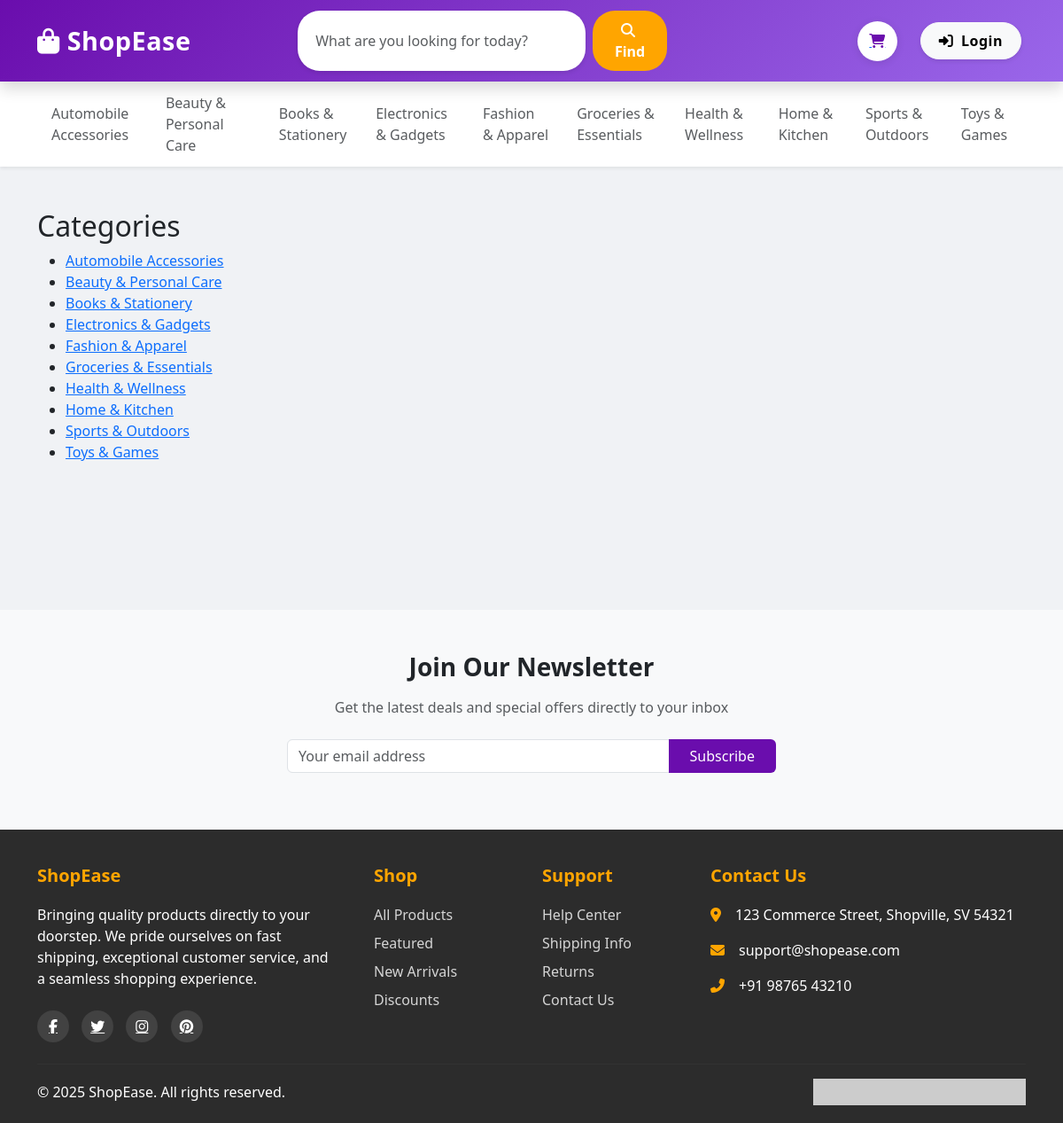
Page /categories/ on the committed database.
### product/models.py (models this page shows, shortened)
class Category(models.Model):
    name = models.CharField(max_length=100)
    description = models.TextField(blank=True)
    image = models.ImageField(upload_to='categories/',blank=True, null=True)
    class Meta:
        verbose_name_plural = "Categories"
        ordering = ['name']

### product/views.py (the view)
# urls.py: path('categories/', views.CategoryListView.as_view(), name='all_categories'),
class CategoryListView(ListView):
    model = Category
    template_name = 'category/all_categories.html'
    context_object_name = 'categories'

### product/templates/category/all_categories.html (shortened to what this page needs)
{% extends "base.html" %}
{% block content %}
<h2>Categories</h2>
<ul>
  {% for category in categories %}
    <li>
      <a href="{% url 'category_detail' category.id %}">{{ category.name }}</a>
    </li>
  {% endfor %}
</ul>
{% endblock %}

### product/templates/base.html (shortened to what this page needs)
{% load static %}
<!DOCTYPE html>
<html lang="en">
<head>
  <link href="https://cdn.jsdelivr.net/npm/bootstrap@5.3.2/dist/css/bootstrap.min.css" rel="stylesheet">
  <link rel="stylesheet" href="https://cdnjs.cloudflare.com/ajax/libs/font-awesome/6.4.2/css/all.min.css">
</head>
<body>
  <nav class="navbar navbar-expand-lg navbar-dark shadow sticky-top">
    <div class="container">
      <a class="navbar-brand" href="{% url 'home' %}">
        <i class="fas fa-shopping-bag me-2"></i>ShopEase
      </a>
      <div class="collapse navbar-collapse" id="navbarNav">
        <form class="d-flex mx-auto" style="width: 45%;">
          <input class="form-control search-box me-2" type="search" placeholder="What are you looking for today?" aria-label="Search">
          <button class="btn search-btn" type="submit">
            <i class="fas fa-search me-1"></i> Find
          </button>
        </form>
        <ul class="navbar-nav ms-auto align-items-center">
          <li class="nav-item">
            <a href="{% url 'listcart' %}" class="cart-btn position-relative">
              <i class="fa-solid fa-cart-shopping" style="color: var(--primary-color);"></i>
            </a>
          </li>
          {% if user.is_authenticated %}
            <li class="nav-item dropdown">
              <a class="nav-link dropdown-toggle text-white" href="#" role="button" data-bs-toggle="dropdown">
                <i class="fas fa-user-circle me-1"></i> My Account
              </a>
              <ul class="dropdown-menu dropdown-menu-end shadow">
                <li><a class="dropdown-item" href="#"><i class="fas fa-user me-2"></i>Profile</a></li>
                <li><a class="dropdown-item" href="#"><i class="fas fa-history me-2"></i>Orders</a></li>
                <li><hr class="dropdown-divider"></li>
                <li><a class="dropdown-item text-danger" href="{% url 'logout' %}"><i class="fas fa-sign-out-alt me-2"></i>Logout</a></li>
              </ul>
            </li>
          {% else %}
            <li class="nav-item">
              <a href="{% url 'login' %}" class="btn auth-btn btn-light ms-3">
                <i class="fas fa-sign-in-alt me-1"></i> Login
              </a>
            </li>
          {% endif %}
        </ul>
      </div>
    </div>
  </nav>
  <div class="bg-white shadow-sm py-2">
    <div class="container">
      <div class="d-flex justify-content-between align-items-center overflow-auto">
        {% for category in categories %}
        <a href="{% url 'category_detail' category.id %}" class="text-decoration-none px-3 py-1 text-muted">{{ category.name }}</a>
        {% endfor %}
      </div>
    </div>
  </div>
  <div class="content-wrapper">
    <main class="container py-5">
      {% block content %}{% endblock %}
    </main>
  </div>
  <section class="py-5 bg-light">
    <div class="container">
      <div class="row justify-content-center">
        <div class="col-md-8 text-center">
          <h3 class="mb-3 fw-bold">Join Our Newsletter</h3>
          <p class="text-muted mb-4">Get the latest deals and special offers directly to your inbox</p>
          <div class="input-group mb-3 w-75 mx-auto">
            <input type="email" class="form-control" placeholder="Your email address" aria-label="Email address">
            <button class="btn btn-primary px-4" type="button" style="background-color: var(--primary-color); border: none;">Subscribe</button>
          </div>
        </div>
      </div>
    </div>
  </section>
  <footer>
    <div class="container">
      <div class="row g-4">
        <div class="col-lg-4 col-md-6">
          <h5 class="footer-heading">ShopEase</h5>
          <p class="mb-4 pe-3">Bringing quality products directly to your doorstep. We pride ourselves on fast shipping, exceptional customer service, and a seamless shopping experience.</p>
          <div class="social-icons">
            <a href="#"><i class="fab fa-facebook-f"></i></a>
            <a href="#"><i class="fab fa-twitter"></i></a>
            <a href="#"><i class="fab fa-instagram"></i></a>
            <a href="#"><i class="fab fa-pinterest"></i></a>
          </div>
        </div>
        <div class="col-lg-2 col-md-6">
          <h5 class="footer-heading">Shop</h5>
          <ul class="list-unstyled">
            <li><a href="#" class="footer-link">All Products</a></li>
            <li><a href="#" class="footer-link">Featured</a></li>
            <li><a href="#" class="footer-link">New Arrivals</a></li>
            <li><a href="#" class="footer-link">Discounts</a></li>
          </ul>
        </div>
        <div class="col-lg-2 col-md-6">
          <h5 class="footer-heading">Support</h5>
          <ul class="list-unstyled">
            <li><a href="#" class="footer-link">Help Center</a></li>
            <li><a href="#" class="footer-link">Shipping Info</a></li>
            <li><a href="#" class="footer-link">Returns</a></li>
            <li><a href="#" class="footer-link">Contact Us</a></li>
          </ul>
        </div>
        <div class="col-lg-4 col-md-6">
          <h5 class="footer-heading">Contact Us</h5>
          <ul class="list-unstyled">
            <li class="d-flex mb-3">
              <i class="fas fa-map-marker-alt me-3 mt-1" style="color: var(--accent-color);"></i>
              <span>123 Commerce Street, Shopville, SV 54321</span>
            </li>
            <li class="d-flex mb-3">
              <i class="fas fa-envelope me-3 mt-1" style="color: var(--accent-color);"></i>
              <span>support@shopease.com</span>
            </li>
            <li class="d-flex mb-3">
              <i class="fas fa-phone-alt me-3 mt-1" style="color: var(--accent-color);"></i>
              <span>+91 98765 43210</span>
            </li>
          </ul>
        </div>
      </div>
      <hr class="mt-4 mb-3" style="border-color: rgba(255,255,255,0.1);">
      <div class="row align-items-center">
        <div class="col-md-6 text-center text-md-start">
          <p class="mb-md-0">&copy; 2025 ShopEase. All rights reserved.</p>
        </div>
        <div class="col-md-6 text-center text-md-end">
          <img src="https://via.placeholder.com/240x30" alt="Payment methods" class="img-fluid" style="max-height: 30px;">
        </div>
      </div>
    </div>
  </footer>
</body>
</html>

### product/templates/base.html (style rules this page uses)
:root { --primary-color: #6A0DAD; --secondary-color: #9A67EA; --accent-color: #FFA500; --light-color: #F8F9FA; --dark-color: #2C2C2C; }
body { font-family: 'Segoe UI', Tahoma, Geneva, Verdana, sans-serif; background-color: #f0f2f5; }
.navbar { background: linear-gradient(135deg, var(--primary-color), var(--secondary-color)); padding: 12px 0; }
.navbar-brand { font-size: 1.8rem; font-weight: 700; letter-spacing: 0.5px; }
.nav-item { margin: 0 5px; }
.search-box { border-radius: 25px; border: none; padding: 10px 20px; box-shadow: 0 2px 5px rgba(0,0,0,0.1); }
.search-btn { border-radius: 25px; padding: 10px 20px; background-color: var(--accent-color); border: none; color: white; font-weight: 600; }
.cart-btn { background-color: white; border-radius: 50%; width: 45px; height: 45px; display: flex; align-items: center; justify-content: center; box-shadow: 0 2px 10px rgba(0,0,0,0.1); transition: all 0.3s; }
.auth-btn { border-radius: 25px; padding: 8px 20px; font-weight: 600; letter-spacing: 0.5px; box-shadow: 0 2px 5px rgba(0,0,0,0.1); }
.content-wrapper { min-height: calc(100vh - 300px); }
footer { background-color: var(--dark-color); color: white; padding: 40px 0 20px; }
.footer-heading { font-weight: 700; margin-bottom: 20px; color: var(--accent-color); }
.footer-link { color: #ffffffcc; text-decoration: none; transition: color 0.3s; display: block; margin-bottom: 8px; }
.social-icons a { display: inline-flex; align-items: center; justify-content: center; width: 36px; height: 36px; border-radius: 50%; background-color: rgba(255,255,255,0.1); color: white; margin-right: 10px; transition: all 0.3s; }

### rows in the picture
Category: name "Automobile Accessories"
Category: name "Beauty & Personal Care"
Category: name "Books & Stationery"
Category: name "Electronics & Gadgets"
Category: name "Fashion & Apparel"
Category: name "Groceries & Essentials"
Category: name "Health & Wellness"
Category: name "Home & Kitchen"
Category: name "Sports & Outdoors"
Category: name "Toys & Games"
